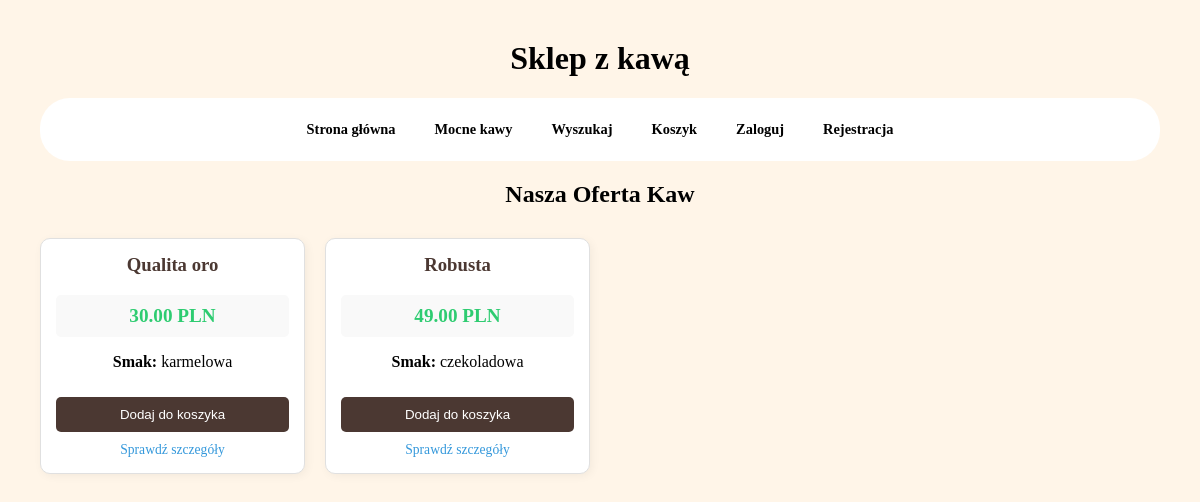
The app's page /, older data.
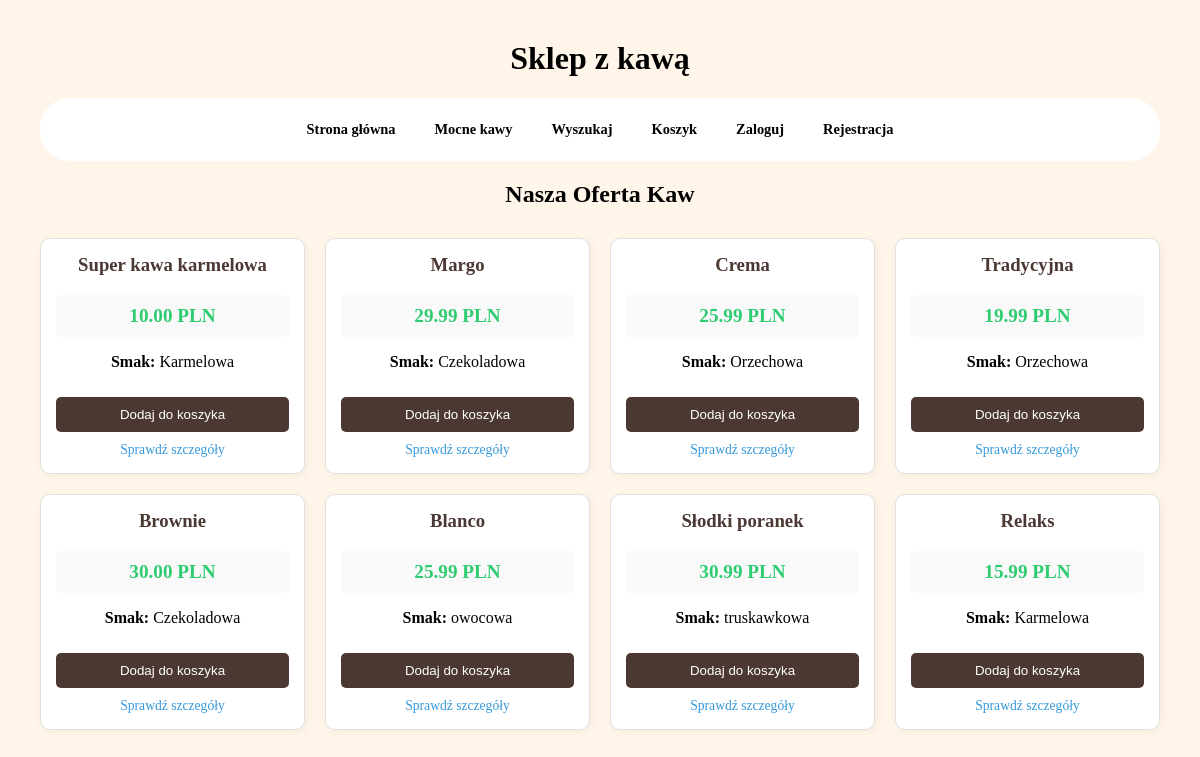
The same page, newer data.
### sklep/models.py (models this page shows, shortened)
class Coffee(models.Model):
    name = models.CharField(max_length=100)
    coffeetype = models.CharField(max_length=1, choices=COFFEE_TYPES, default="Z")
    taste = models.ForeignKey(CoffeeTaste, null=True, blank=True, on_delete=models.SET_NULL)
    producent = models.ForeignKey(Producent, null=True, blank=True, on_delete=models.SET_NULL)
    price = models.DecimalField(
        max_digits=5, #maksymalnie 5 cyfr
        decimal_places=2, #2 miejsca po przecinku
        validators=[MinValueValidator(0.01)], #cena minimalna 0.01
        help_text="Cena kawy w PLN."
    )

class CoffeeTaste(models.Model):
    name = models.CharField(max_length=50, unique=True)
    description = models.TextField(blank=True, help_text="Krótki opis kawy.") #blank=True: Można nie wpisywać. help_text: Tekst pomocniczy w panelu admina pod polem wpisywania.
    coffee_strength = models.IntegerField(
        help_text="Moc kawy w skali od 1-5.",
        validators=[MinValueValidator(1), MaxValueValidator(5)] # liczba calkowita >=1 i <=5
    )
    coffee_acidity = models.IntegerField(
        help_text="Kwasowość kawy w skali od 1-3.",
        validators=[MinValueValidator(1), MaxValueValidator(3)]
    )

### sklep/views.py (the view)
# urls.py: path("", views.coffee_shop_view, name="sklep-home"), # strona główna sklepu z listą kaw
def coffee_shop_view(request):
    coffees = Coffee.objects.select_related("taste", "producent").all()
    return render(request, "sklep/coffee/shop.html", {"coffees": coffees})

### sklep/templates/sklep/coffee/shop.html (shortened to what this page needs)
{% extends "sklep/base.html" %}
{% block content %}
<h2 class="page-title">Nasza Oferta Kaw</h2>
<div class="grid">
    {% for coffee in coffees %}
        <div class="card">
            <h3>{{ coffee.name }}</h3>
            <div class="price-box">
                <span class="price">{{ coffee.price }} PLN</span>
            </div>
            <p><strong>Smak:</strong> {{ coffee.taste.name|default:"Klasyczny" }}</p>
            <form action="{% url 'cart-add' coffee.id %}" method="POST">
                <button type="submit" class="btn">
                    Dodaj do koszyka
                </button>
            </form>
            <a href="{% url 'coffee-detail-html' coffee.id %}" class="details-link">
                Sprawdź szczegóły
            </a>
        </div>
    {% empty %}
        <p class="empty">
            Aktualnie brak świeżej kawy w magazynie. Zapraszamy jutro!
        </p>
    {% endfor %}
</div>
{% endblock %}

### sklep/templates/sklep/base.html (shortened to what this page needs)
{% load static %}
<!DOCTYPE html>
<html lang="pl">
<head>
    <link rel="stylesheet" href="{% static 'css/sklep.css' %}">
</head>
<body>
<header>
    <h1>Sklep z kawą</h1>
    <nav>
        <a href="{% url 'sklep-home' %}">Strona główna</a>
        <a href="{% url 'coffee-strong-html' %}">Mocne kawy</a>
        <a href="{% url 'coffee-search-html' %}">Wyszukaj</a>
        <a href="{% url 'cart-detail' %}">Koszyk</a>
        {% if user.is_authenticated %}
            <a href="{% url 'logout-html' %}">Wyloguj</a>
        {% else %}
            <a href="{% url 'login-html' %}">Zaloguj</a>
            <a href="{% url 'register-html' %}">Rejestracja</a>
        {% endif %}
    </nav>
</header>
<main>
    {% block content %}{% endblock %}
</main>
</body>
</html>

### sklep/static/css/sklep.css (style rules this page uses)
body { background-color: #fff5e8; font-family: 'Century Gothic'; margin: 40px; }
header h1 { text-align: center; }
header nav { justify-content: center; background-color: #ffffff; padding: 15px 25px; display: flex; gap: 15px; align-items: center; border-radius: 30px; margin-top: 10px; }
header nav a { color: #000000; text-decoration: none; font-weight: bold; font-size: 0.9rem; padding: 8px 12px; border-radius: 4px; }

### sklep/templates/sklep/coffee/shop.html (style rules this page uses)
.page-title { text-align: center; margin-bottom: 30px; }
.grid { display: grid; grid-template-columns: repeat(auto-fill, minmax(250px, 1fr)); gap: 20px; }
.card { border: 1px solid #e0e0e0; padding: 15px; border-radius: 10px; box-shadow: 2px 2px 10px rgba(0,0,0,0.05); text-align: center; background-color: #fff; }
.card h3 { color: #4b3832; margin-top: 0; }
.price-box { background-color: #f9f9f9; padding: 10px; border-radius: 5px; margin: 10px 0; }
.price { font-size: 1.2em; font-weight: bold; color: #2ecc71; }
.btn { background-color: #4b3832; color: white; border: none; padding: 10px 20px; border-radius: 5px; cursor: pointer; width: 100%; margin-top: 10px; }
.details-link { display: inline-block; margin-top: 10px; font-size: 0.85em; color: #3498db; text-decoration: none; }

Row changes from the older to the newer data that the page shows:
changed Coffee: name "Qualita oro" → "Super kawa karmelowa"; price "30.00" → "10.00"; taste.name "karmelowa" → "Karmelowa"
changed Coffee: name "Robusta" → "Margo"; price "49.00" → "29.99"; taste.name "czekoladowa" → "Czekoladowa"
added Coffee: name "Crema", price "25.99", taste.name "Orzechowa"
added Coffee: name "Tradycyjna", price "19.99", taste.name "Orzechowa"
added Coffee: name "Brownie", price "30.00", taste.name "Czekoladowa"
added Coffee: name "Blanco", price "25.99", taste.name "owocowa"
added Coffee: name "Słodki poranek", price "30.99", taste.name "truskawkowa"
added Coffee: name "Relaks", price "15.99", taste.name "Karmelowa"
